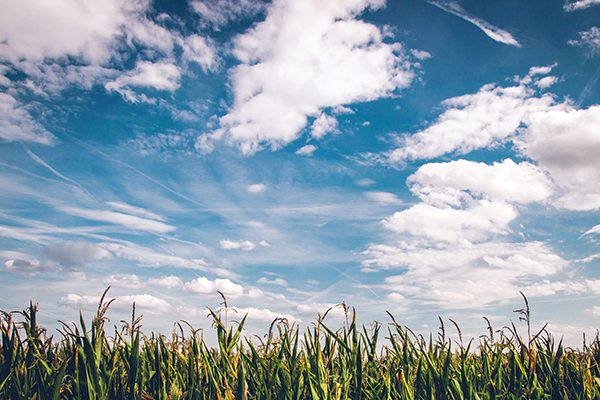
#> input picture TIL/field.bmp, 600 x 400 px
$ python HoughLinesP.py
#> lines starting #> are read from the running program, lines starting #| are printed output that depends on the picture; after the words box and inside, x2 and y2 are one past the last pixel; in counts of white or black regions, pixels touching at a corner belong together
# 허브 변환 직선 검출

import cv2
import sys
import numpy as np

src = cv2.imread('field.bmp', cv2.IMREAD_GRAYSCALE)
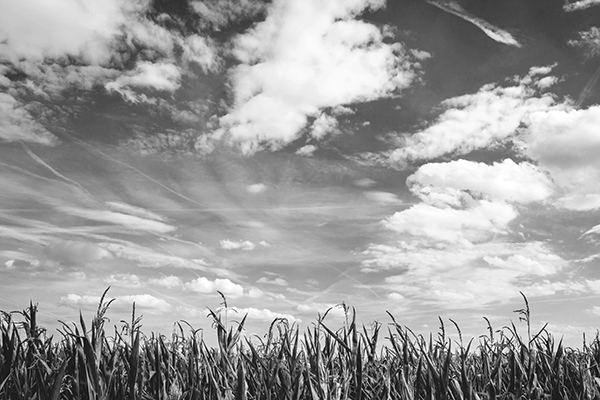
#> src: shape (400, 600); min 0, max 255, mean 156.2

edges = cv2.Canny(src, 50 , 150)
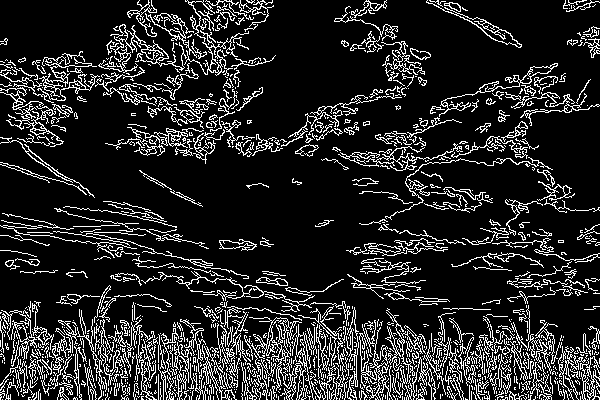
#> edges: shape (400, 600); 15.2% white in thin lines or dots

lines = cv2.HoughLinesP(edges, 1.0, np.pi/180, 160, minLineLength =50, maxLineGap = 5)
#> lines = 92 rows, first 6: [279, 353, 459, 356], [136, 370, 502, 364], [75, 359, 154, 363], [120, 349, 460, 355], [262, 350, 460, 354], [218, 338, 495, 353]

dst = cv2.cvtColor(edges, cv2.COLOR_GRAY2BGR)
#> dst: shape (400, 600, 3); 15.2% white in thin lines or dots

if lines is not None:
    for i in range(lines.shape[0]):
        pt1 = (lines[i][0][0], lines[i][0][1])
        pt2 = (lines[i][0][2], lines[i][0][3])
        cv2.line(dst, pt1, pt2, (0, 0, 255), 2, cv2.LINE_AA)
#> this loop made 92 passes
#> (pt1, pt2) on passes 1 to 12: ((279, 353), (459, 356)), ((136, 370), (502, 364)), ((75, 359), (154, 363)), ((120, 349), (460, 355)), ((262, 350), (460, 354)), ((218, 338), (495, 353)), ((326, 368), (516, 381)), ((248, 366), (532, 361)), ((75, 383), (127, 383)), ((545, 359), (599, 358)), ((246, 361), (574, 355)), ((88, 390), (150, 386))
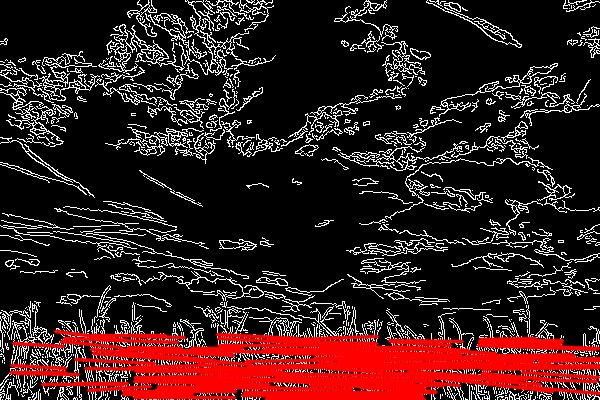
#> dst: shape (400, 600, 3); mean B, G, R 29.3, 29.3, 55.4

cv2.imshow('src', src)
cv2.imshow('dst', dst)

cv2.waitKey()
cv2.destroyAllWindows()

$ run again, with TIL/airplane.bmp copied over TIL/field.bmp
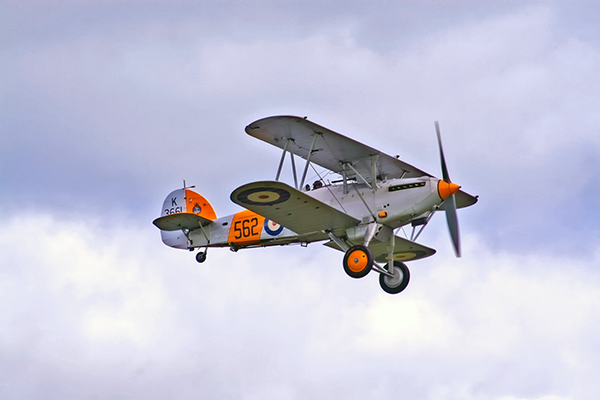
#> input picture TIL/airplane.bmp, 600 x 400 px
#> `src = cv2.imread('field.bmp', cv2.IMREAD_GRAYSCALE)`:
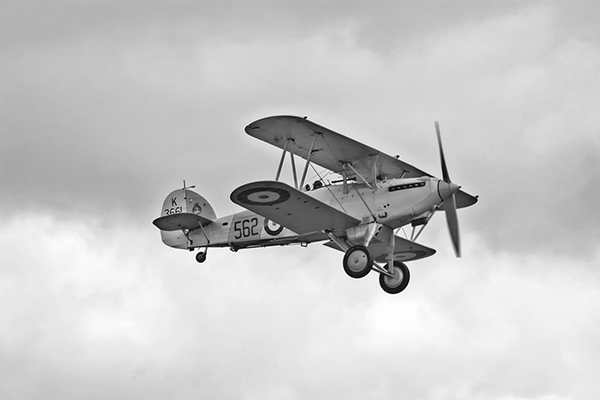
#> src: shape (400, 600); min 0, max 255, mean 199.6
#> `edges = cv2.Canny(src, 50 , 150)`:
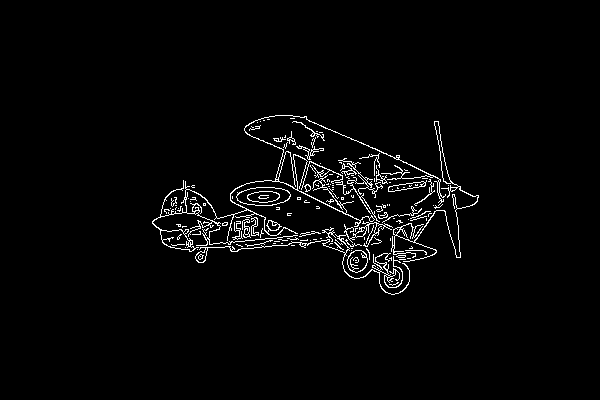
#> edges: shape (400, 600); 2.6% white in thin lines or dots, all inside (x1, y1, x2, y2) = (152, 115, 479, 295)
#> lines = None

$ run again, with TIL/cat.bmp copied over TIL/field.bmp
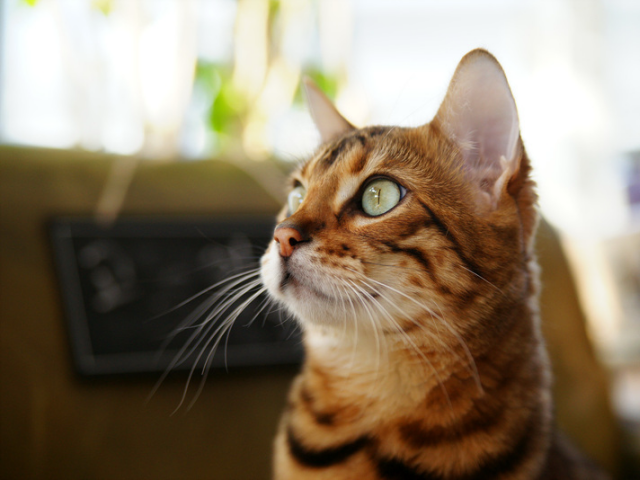
#> input picture TIL/cat.bmp, 640 x 480 px
#> `src = cv2.imread('field.bmp', cv2.IMREAD_GRAYSCALE)`:
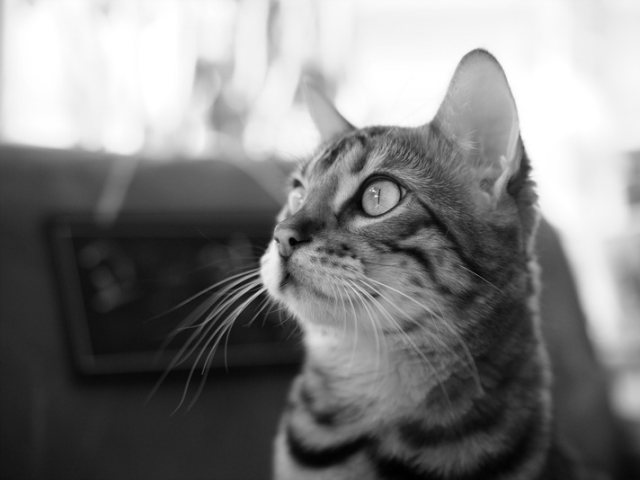
#> src: shape (480, 640); min 0, max 255, mean 127.8
#> `edges = cv2.Canny(src, 50 , 150)`:
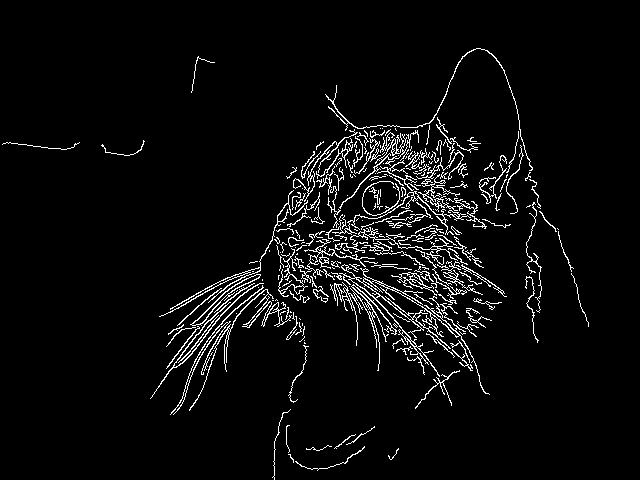
#> edges: shape (480, 640); 4.6% white in thin lines or dots, all inside (x1, y1, x2, y2) = (2, 48, 589, 480)
#> lines = None

$ run again, with TIL/HappyFish.jpg saved as TIL/field.bmp
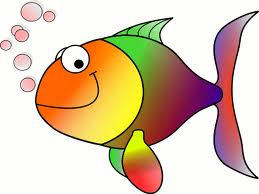
#> input picture TIL/HappyFish.jpg, 259 x 194 px
#> `src = cv2.imread('field.bmp', cv2.IMREAD_GRAYSCALE)`:
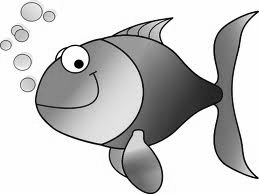
#> src: shape (194, 259); min 0, max 255, mean 200.4
#> `edges = cv2.Canny(src, 50 , 150)`:
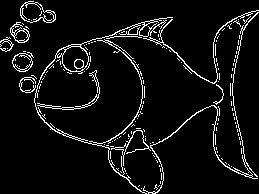
#> edges: shape (194, 259); 6.4% white in thin lines or dots
#> lines = None
#> dst: shape (194, 259, 3); 6.4% white in thin lines or dots
